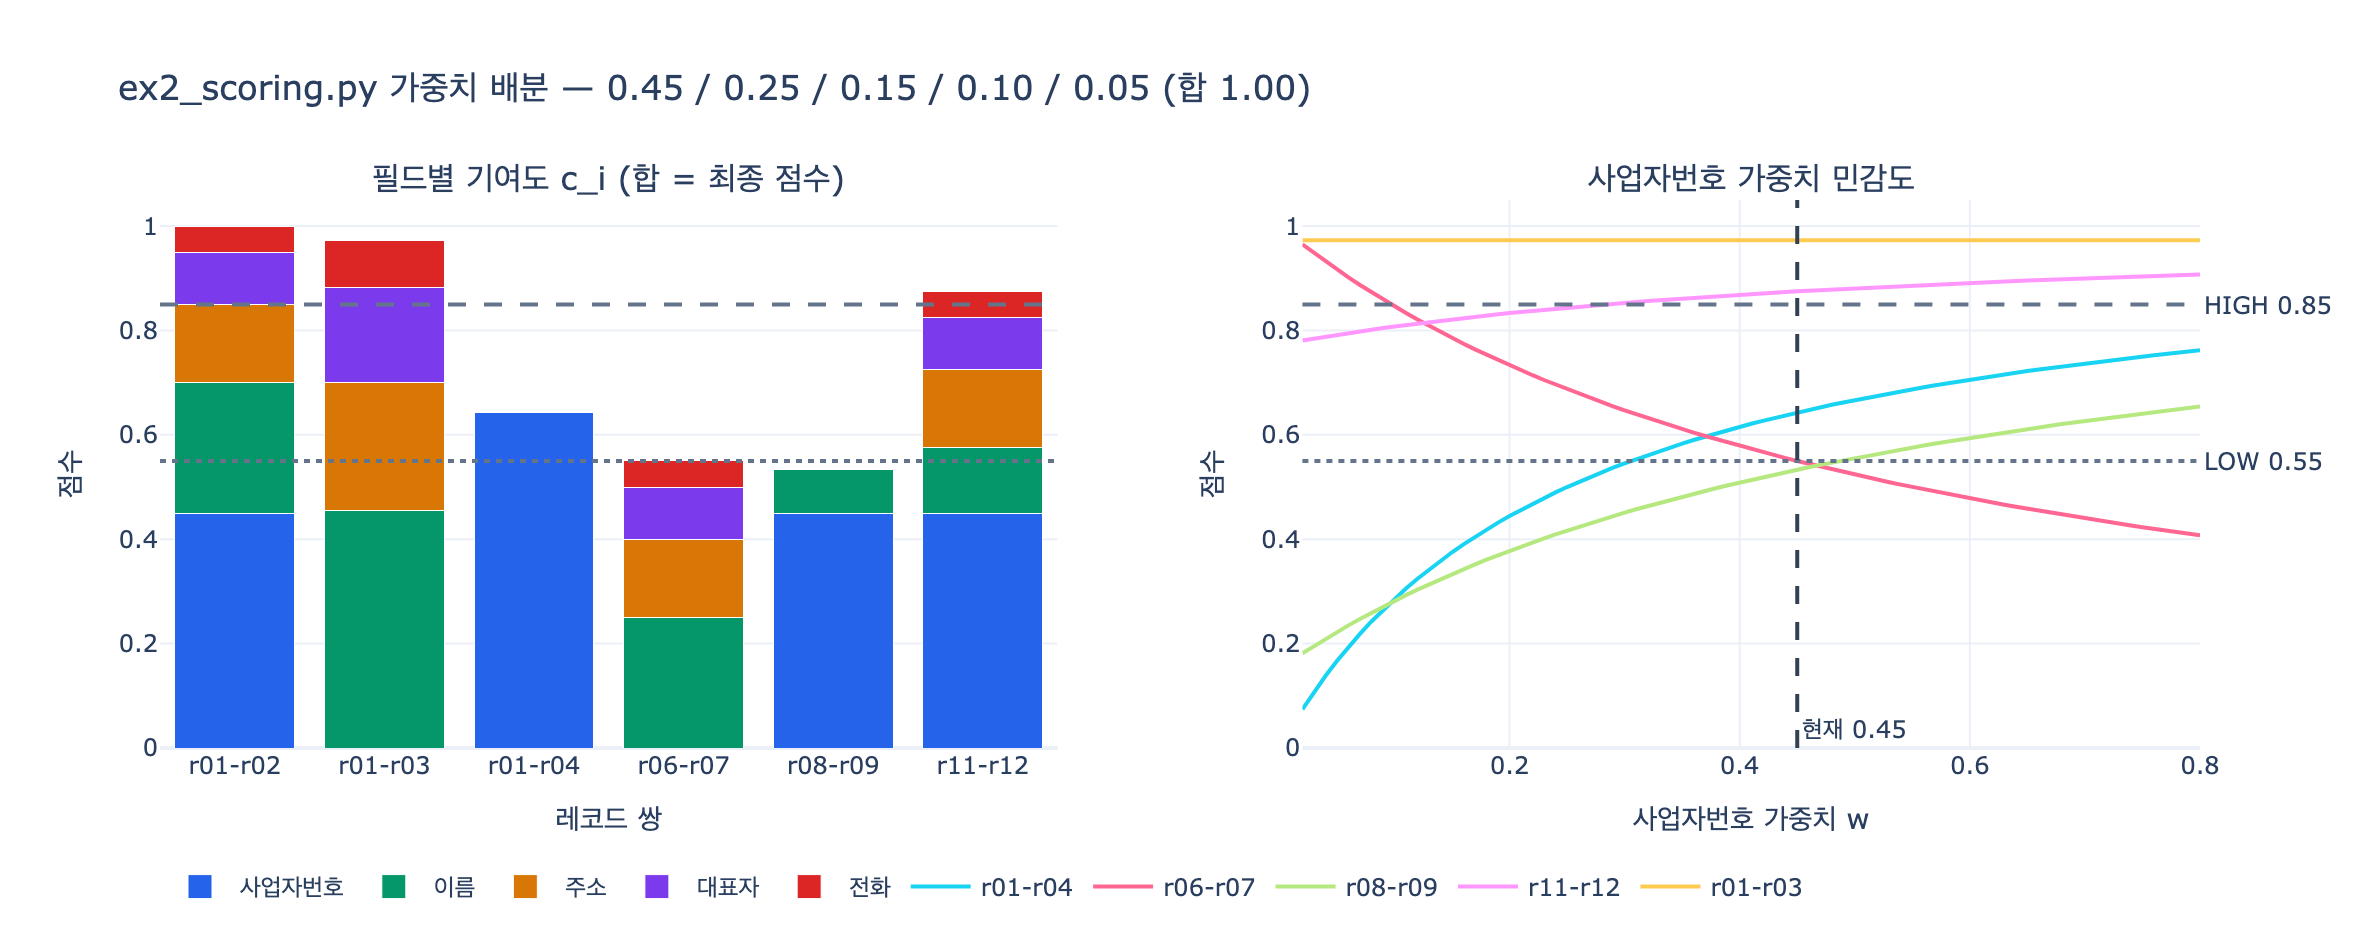

Recreate this plot in Python.
# %% [markdown]
# # `ex2_scoring.py`의 필드 가중치는 어떻게 배분되는가?
#
# 답부터 적어 둔다.
#
# | 필드 | 가중치 $w_i$ | 비교 방식 | 비중 |
# |---|---|---|---|
# | 사업자번호 | **0.45** | `exact` | 45% |
# | 이름 | **0.25** | `fuzzy` (2-gram 자카드) | 25% |
# | 주소 | **0.15** | `fuzzy` (2-gram 자카드) | 15% |
# | 대표자 | **0.10** | `exact` | 10% |
# | 전화 | **0.05** | `exact` | 5% |
#
# 합이 정확히 $1.00$이다. 그리고 이 배분에는 두 개의 설계 의도가 들어 있다.
#
# 1. **식별자에 몰아준다.** 사업자번호 하나가 나머지 네 필드(0.55)와 거의 맞먹는다.
#    법인을 유일하게 지목하는 값이니까.
# 2. **흔들리는 필드는 `fuzzy`, 딱 떨어지는 필드는 `exact`.**
#    이름·주소는 표기가 흔들리므로 유사도를 쓰고, 번호·사람 이름은 같으면 1 아니면 0이다.
#
# 여기서는 `ex2_scoring.py`의 `FIELDS`와 `score()`를 그대로 재현해서
# 어느 필드가 실제 점수의 몇 점을 만들어 냈는지 분해해 본다.

# %%
# 필요 패키지: plotly, kaleido, numpy (시각화/스윕 셀에서만 사용. 그 외는 표준 라이브러리만)
import re
from itertools import combinations


def _show(fig):
    try:
        from IPython import get_ipython
        if get_ipython() is not None:  # VSCode 셀/Jupyter에서만 렌더링
            fig.show()
    except ImportError:
        pass


# records.py 의 데이터 (id, 이름, 사업자번호, 주소, 대표자, 전화)
RECORDS = [
    ("r01", "가온테크",         "123-45-67890", "서울 강남구 테헤란로 1",   "김하늘", "02-1234-5678"),
    ("r02", "(주)가온테크",      "123-45-67890", "서울 강남구 테헤란로 1",   "김하늘", "02-1234-5678"),
    ("r03", "가온테크 주식회사",  "",             "서울 강남구 테헤란로 1길", "김하늘", "021234-5678"),
    ("r04", "GAON TECH",       "123-45-67890", "",                       "",       ""),
    ("r05", "가온테크놀로지",    "999-88-77777", "부산 해운대구 센텀로 9",   "박서준", "051-999-8877"),
    ("r06", "나루소프트",        "222-33-44444", "서울 마포구 월드컵로 2",   "이서연", "02-2222-3333"),
    ("r07", "나루소프트(주)",    "555-66-77777", "서울 마포구 월드컵로 2",   "이서연", "02-2222-3333"),
    ("r08", "다올물산 본사",     "333-44-55555", "인천 연수구 송도로 3",    "최민준", "032-333-4444"),
    ("r09", "다올물산 부산지점",  "333-44-55555", "부산 사하구 낙동로 8",    "정우진", "051-333-4444"),
    ("r10", "라온에너지",        "444-55-66666", "대전 유성구 대덕대로 4",   "한지우", "042-444-5555"),
    ("r11", "마루상사",         "666-77-88888", "광주 서구 상무로 6",      "오세훈", "062-666-7777"),
    ("r12", "머루상사",         "666-77-88888", "광주 서구 상무로 6",      "오세훈", "062-666-7777"),
]
TRUTH = {frozenset(["r01", "r02", "r03", "r04"]), frozenset(["r11", "r12"])}
BY_ID = {r[0]: r for r in RECORDS}

print(f"레코드 {len(RECORDS)}개, 정답 군집 {len(TRUTH)}개")
# 출력: 레코드 12개, 정답 군집 2개


# %% [markdown]
# ## 1. 정규화 함수와 유사도
#
# `fuzzy` 필드가 쓰는 유사도는 글자 2-gram 자카드다. 라이브러리 없이 쓸 만하다.
#
# $$\mathrm{sim}(a,b) = \frac{|G_2(a) \cap G_2(b)|}{|G_2(a) \cup G_2(b)|}$$
#
# 이름은 비교 전에 법인격 표기(`(주)`, `주식회사`, …)와 공백을 걷어 낸다.
# 그래서 「가온테크」와 「(주)가온테크」는 `fuzzy` 필드인데도 유사도 $1.0$이 나온다.
# 정규화가 `fuzzy` 가중치 0.25를 «제대로 쓰이게» 만드는 전처리다.

# %%
def norm_name(s):
    s = re.sub(r"\(주\)|주식회사|\(유\)|유한회사", "", s)
    return re.sub(r"\s+", "", s)


def norm_phone(s):
    return re.sub(r"\D", "", s or "")


def sim_str(a, b):
    """글자 2-gram 자카드."""
    def g(x):
        x = re.sub(r"\s+", "", x or "")
        return {x[i:i + 2] for i in range(len(x) - 1)} or {x}
    A, B = g(a), g(b)
    if not A or not B:
        return 0.0
    return len(A & B) / len(A | B)


for a, b in [("가온테크", "(주)가온테크"), ("가온테크", "가온테크 주식회사"),
             ("가온테크", "GAON TECH"), ("가온테크", "가온테크놀로지"),
             ("마루상사", "머루상사")]:
    print(f"{a!r:<12} vs {b!r:<18} 원문 {sim_str(a, b):.3f}  "
          f"정규화 {sim_str(norm_name(a), norm_name(b)):.3f}")
# 출력: '가온테크'       vs '(주)가온테크'          원문 0.500  정규화 1.000
# 출력: '가온테크'       vs '가온테크 주식회사'        원문 0.429  정규화 1.000
# 출력: '가온테크'       vs 'GAON TECH'        원문 0.000  정규화 0.000
# 출력: '가온테크'       vs '가온테크놀로지'          원문 0.500  정규화 0.500
# 출력: '마루상사'       vs '머루상사'             원문 0.500  정규화 0.500


# %% [markdown]
# ## 2. `FIELDS` — 가중치 배분 그 자체
#
# 배분표가 곧 코드다. 튜플 하나에 (이름, 추출 함수, 가중치, 비교 방식)이 들어 있다.

# %%
FIELDS = [
    # (이름, 추출 함수, 가중치, 비교 방식)
    ("사업자번호", lambda r: r[2], 0.45, "exact"),
    ("이름",      lambda r: norm_name(r[1]), 0.25, "fuzzy"),
    ("주소",      lambda r: r[3], 0.15, "fuzzy"),
    ("대표자",    lambda r: r[4], 0.10, "exact"),
    ("전화",      lambda r: norm_phone(r[5]), 0.05, "exact"),
]

print(f"{'필드':<10} {'가중치':>6} {'비중':>7}  방식")
print("-" * 38)
_total_w = sum(w for _, _, w, _ in FIELDS)
for name, _, w, mode in FIELDS:
    print(f"{name:<10} {w:>6.2f} {w / _total_w * 100:>6.0f}%  {mode}")
print("-" * 38)
print(f"{'합':<10} {_total_w:>6.2f} {100:>6.0f}%")
print(f"\n사업자번호(0.45) vs 나머지 넷({_total_w - 0.45:.2f}) — 거의 맞먹는다")
print(f"exact 계열 합 {0.45 + 0.10 + 0.05:.2f} / fuzzy 계열 합 {0.25 + 0.15:.2f}")
# 출력: 필드            가중치      비중  방식
# 출력: --------------------------------------
# 출력: 사업자번호        0.45     45%  exact
# 출력: 이름           0.25     25%  fuzzy
# 출력: 주소           0.15     15%  fuzzy
# 출력: 대표자          0.10     10%  exact
# 출력: 전화           0.05      5%  exact
# 출력: --------------------------------------
# 출력: 합            1.00    100%
# 출력:
# 출력: 사업자번호(0.45) vs 나머지 넷(0.55) — 거의 맞먹는다
# 출력: exact 계열 합 0.60 / fuzzy 계열 합 0.40


# %% [markdown]
# ## 3. `score()` — 빈 값은 «모름»으로 빼고 나눈다
#
# 가중치 합이 1이라서 그냥 더하면 될 것 같지만, `score()`는 굳이 한 번 더 나눈다.
#
# $$s(a,b) = \frac{\sum_{i \in U} w_i \cdot \mathrm{sim}_i(a,b)}{\sum_{i \in U} w_i},
# \qquad U = \{\,i : a_i \neq \varnothing \ \wedge\ b_i \neq \varnothing\,\}$$
#
# 한쪽이라도 비어 있는 필드는 «모름»이라 분자에서도 분모에서도 빠진다.
# 이게 핵심이다. 빈 값을 «다르다(0점)»로 세면 정보가 없는 레코드가 부당하게
# 낮은 점수를 받는다. 그래서 분모 $\sum_{i \in U} w_i$가 쌍마다 달라진다.
#
# 부수 효과가 하나 더 있다. 분모로 나누므로 **가중치의 절대 크기는 무의미하고
# 비율만 의미가 있다.** $w \to c\,w$로 전부 스케일해도 점수는 그대로다.
# 「합을 1로 맞춘다」는 건 사람이 읽기 좋게 하는 관례일 뿐이다.

# %%
def score(a, b, fields=FIELDS):
    total = 0.0
    used = 0.0
    detail = []
    for name, get, w, mode in fields:
        x, y = get(a), get(b)
        if not x or not y:          # 한쪽이 비면 그 항목은 «모름»으로 빼둔다
            detail.append((name, None, w))
            continue
        s = 1.0 if (mode == "exact" and x == y) else (
            0.0 if mode == "exact" else sim_str(x, y))
        total += w * s
        used += w
        detail.append((name, s, w))
    return (total / used if used else 0.0), detail


HIGH, LOW = 0.85, 0.55

# 가중치를 3배로 키워도 점수는 동일하다 — 정규화가 스케일을 먹는다
SCALED = [(n, g, w * 3, m) for n, g, w, m in FIELDS]
for a, b in [("r01", "r02"), ("r01", "r04"), ("r06", "r07")]:
    s1, _ = score(BY_ID[a], BY_ID[b])
    s2, _ = score(BY_ID[a], BY_ID[b], SCALED)
    print(f"{a}-{b}  원본 {s1:.3f}  ×3 {s2:.3f}  같은가: {abs(s1 - s2) < 1e-12}")
# 출력: r01-r02  원본 1.000  ×3 1.000  같은가: True
# 출력: r01-r04  원본 0.643  ×3 0.643  같은가: True
# 출력: r06-r07  원본 0.550  ×3 0.550  같은가: True


# %% [markdown]
# ## 4. 쌍별 분해 — 어느 필드가 몇 점을 냈나
#
# 필드 $i$가 최종 점수에 기여한 몫은
#
# $$c_i = \frac{w_i \cdot \mathrm{sim}_i}{\sum_{j \in U} w_j}$$
#
# 이고 $\sum_i c_i = s$다. 아래 표에서 `기여` 열이 $c_i$다.

# %%
def breakdown(a, b):
    ra, rb = BY_ID[a], BY_ID[b]
    s, detail = score(ra, rb)
    used = sum(w for _, sim, w in detail if sim is not None)
    print(f"◆ {a}-{b}   최종 {s:.3f}   (분모 Σw = {used:.2f})")
    print(f"   {'필드':<10} {'w':>5} {'sim':>6} {'기여':>7}   비고")
    for name, sim, w in detail:
        if sim is None:
            print(f"   {name:<10} {w:>5.2f} {'—':>6} {'—':>7}   모름(제외)")
        else:
            print(f"   {name:<10} {w:>5.2f} {sim:>6.3f} {w * sim / used:>7.3f}")
    print()
    return s


for pair in [("r01", "r02"), ("r03", "r04"), ("r01", "r04"),
             ("r06", "r07"), ("r08", "r09"), ("r11", "r12")]:
    breakdown(*pair)
# 출력: ◆ r01-r02   최종 1.000   (분모 Σw = 1.00)
# 출력:    필드             w    sim      기여   비고
# 출력:    사업자번호       0.45  1.000   0.450
# 출력:    이름          0.25  1.000   0.250
# 출력:    주소          0.15  1.000   0.150
# 출력:    대표자         0.10  1.000   0.100
# 출력:    전화          0.05  1.000   0.050
# 출력:
# 출력: ◆ r03-r04   최종 0.000   (분모 Σw = 0.25)
# 출력:    필드             w    sim      기여   비고
# 출력:    사업자번호       0.45      —       —   모름(제외)
# 출력:    이름          0.25  0.000   0.000
# 출력:    주소          0.15      —       —   모름(제외)
# 출력:    대표자         0.10      —       —   모름(제외)
# 출력:    전화          0.05      —       —   모름(제외)
# 출력:
# 출력: ◆ r01-r04   최종 0.643   (분모 Σw = 0.70)
# 출력:    필드             w    sim      기여   비고
# 출력:    사업자번호       0.45  1.000   0.643
# 출력:    이름          0.25  0.000   0.000
# 출력:    주소          0.15      —       —   모름(제외)
# 출력:    대표자         0.10      —       —   모름(제외)
# 출력:    전화          0.05      —       —   모름(제외)
# 출력:
# 출력: ◆ r06-r07   최종 0.550   (분모 Σw = 1.00)
# 출력:    필드             w    sim      기여   비고
# 출력:    사업자번호       0.45  0.000   0.000
# 출력:    이름          0.25  1.000   0.250
# 출력:    주소          0.15  1.000   0.150
# 출력:    대표자         0.10  1.000   0.100
# 출력:    전화          0.05  1.000   0.050
# 출력:
# 출력: ◆ r08-r09   최종 0.533   (분모 Σw = 1.00)
# 출력:    필드             w    sim      기여   비고
# 출력:    사업자번호       0.45  1.000   0.450
# 출력:    이름          0.25  0.333   0.083
# 출력:    주소          0.15  0.000   0.000
# 출력:    대표자         0.10  0.000   0.000
# 출력:    전화          0.05  0.000   0.000
# 출력:
# 출력: ◆ r11-r12   최종 0.875   (분모 Σw = 1.00)
# 출력:    필드             w    sim      기여   비고
# 출력:    사업자번호       0.45  1.000   0.450
# 출력:    이름          0.25  0.500   0.125
# 출력:    주소          0.15  1.000   0.150
# 출력:    대표자         0.10  1.000   0.100
# 출력:    전화          0.05  1.000   0.050


# %% [markdown]
# 읽을 거리가 여기 다 있다.
#
# - **r01-r02** ($1.000$): 다섯 필드가 전부 만점. 「가온테크」/「(주)가온테크」는
#   정규화 덕에 `fuzzy` 필드도 1.0이 된다. 자동 병합.
# - **r01-r04** ($0.643$): 분모가 $0.70$으로 쪼그라들었다. 주소·대표자·전화가 비었으니까.
#   사업자번호 하나가 $0.45/0.70 = 0.643$을 만들고 이름은 「GAON TECH」라 0점.
#   그래서 애매 구간($0.55 \le s < 0.85$)에 떨어져 **사람에게 간다.**
#   가중치 0.45는 «식별자 하나만으로는 자동 병합에 못 닿는다»는 위치에 놓여 있다.
# - **r03-r04** ($0.000$): 겹치는 필드가 이름 하나뿐이라 분모가 $0.25$. 유사도 0이니 총점 0.
#   같은 회사인데도 이 쌍만 보면 아무 근거가 없다. 이행성이 필요한 이유다.
# - **r06-r07** ($0.550$): 사업자번호가 다르니 0.45가 통째로 죽고, 나머지 넷이 전부 만점.
#   $0.25+0.15+0.10+0.05 = 0.55$로 딱 `LOW` 경계다. 모회사-자회사, 저자가 잘못 병합했던 쌍.
#   **나머지 넷이 다 같아도 자동 병합에 못 닿는다** — 이게 0.45를 크게 준 보상이다.
# - **r08-r09** ($0.533$): 같은 법인의 본사/지점. 사업자번호가 0.45를 채우지만
#   주소·대표자·전화가 전부 달라 `LOW` 아래로 내려가 후보에서 빠진다.
# - **r11-r12** ($0.875$): 「마루상사」/「머루상사」 오타로 이름 기여가 $0.125$뿐인데도
#   나머지가 만점이라 `HIGH`를 넘겨 자동 병합된다.

# %%
# 전체 쌍 판정 — LOW 이상만 출력
def run(fields=FIELDS, high=HIGH, low=LOW, verbose=True):
    auto, review = [], []
    for a, b in combinations(sorted(BY_ID), 2):
        s, _ = score(BY_ID[a], BY_ID[b], fields)
        if s >= low:
            (auto if s >= high else review).append((a, b, s))
            if verbose:
                print(f"{a}-{b:<7} {s:>6.3f}  {'자동 병합' if s >= high else '사람 검토'}")
    return auto, review


auto, review = run()
print(f"\n자동 {len(auto)}쌍, 검토 {len(review)}쌍 "
      f"→ 12개 레코드(66쌍) 중 사람이 볼 것은 {len(review)}쌍뿐")
# 출력: r01-r02      1.000  자동 병합
# 출력: r01-r03      0.973  자동 병합
# 출력: r01-r04      0.643  사람 검토
# 출력: r02-r03      0.973  자동 병합
# 출력: r02-r04      0.643  사람 검토
# 출력: r06-r07      0.550  사람 검토
# 출력: r11-r12      0.875  자동 병합
# 출력:
# 출력: 자동 4쌍, 검토 3쌍 → 12개 레코드(66쌍) 중 사람이 볼 것은 3쌍뿐


# %% [markdown]
# ## 5. 민감도 — 사업자번호를 $0.45 \to 0.20$으로 낮추면
#
# 가중치는 취향이 아니다. 순위와 임계 통과 여부를 직접 바꾼다.
# 사업자번호의 비중만 줄이고 나머지는 그대로 두면 어떻게 되는지 본다.
# (정규화가 있으니 다른 값을 손보지 않아도 «상대 비중»만 내려간다.)

# %%
def variant(w_bizno):
    out = []
    for name, get, w, mode in FIELDS:
        out.append((name, get, w_bizno if name == "사업자번호" else w, mode))
    return out


PAIRS = [("r01", "r02"), ("r01", "r03"), ("r01", "r04"),
         ("r06", "r07"), ("r08", "r09"), ("r11", "r12")]
LOW_W = variant(0.20)


def verdict(s):
    return "자동 병합" if s >= HIGH else ("사람 검토" if s >= LOW else "무시")


print(f"{'쌍':<9} {'w=0.45':>8} {'판정':<9} {'w=0.20':>8} {'판정':<9} 변화")
print("-" * 62)
for a, b in PAIRS:
    s1, _ = score(BY_ID[a], BY_ID[b])
    s2, _ = score(BY_ID[a], BY_ID[b], LOW_W)
    v1, v2 = verdict(s1), verdict(s2)
    mark = "" if v1 == v2 else f"→ {v1} 에서 {v2} 로"
    print(f"{a}-{b:<5} {s1:>8.3f} {v1:<9} {s2:>8.3f} {v2:<9} {mark}")
# 출력: 쌍           w=0.45 판정          w=0.20 판정        변화
# 출력: --------------------------------------------------------------
# 출력: r01-r02      1.000 자동 병합        1.000 자동 병합
# 출력: r01-r03      0.973 자동 병합        0.973 자동 병합
# 출력: r01-r04      0.643 사람 검토        0.444 무시        → 사람 검토 에서 무시 로
# 출력: r06-r07      0.550 사람 검토        0.733 사람 검토
# 출력: r08-r09      0.533 무시           0.378 무시
# 출력: r11-r12      0.875 자동 병합        0.833 사람 검토      → 자동 병합 에서 사람 검토 로


# %%
# 순위가 어떻게 뒤집히는지 (상위 6쌍)
def ranking(fields):
    rows = []
    for a, b in combinations(sorted(BY_ID), 2):
        s, _ = score(BY_ID[a], BY_ID[b], fields)
        rows.append((f"{a}-{b}", s))
    rows.sort(key=lambda t: -t[1])
    return rows[:6]


r_base, r_low = ranking(FIELDS), ranking(LOW_W)
print(f"{'순위':<5} {'w=0.45':<20} {'w=0.20':<20}")
for i, (x, y) in enumerate(zip(r_base, r_low), 1):
    print(f"{i:<5} {x[0]} {x[1]:.3f}         {y[0]} {y[1]:.3f}")
# 출력: 순위    w=0.45               w=0.20
# 출력: 1     r01-r02 1.000         r01-r02 1.000
# 출력: 2     r01-r03 0.973         r01-r03 0.973
# 출력: 3     r02-r03 0.973         r02-r03 0.973
# 출력: 4     r11-r12 0.875         r11-r12 0.833
# 출력: 5     r01-r04 0.643         r06-r07 0.733
# 출력: 6     r02-r04 0.643         r01-r04 0.444


# %% [markdown]
# 세 가지가 동시에 벌어진다.
#
# - **r06-r07이 5위로 올라온다**: $0.550 \to 0.733$. 사업자번호가 다르다는
#   «가장 강한 반대 증거»의 힘이 빠지니, 주소·대표자·전화가 같은 모회사-자회사 쌍이
#   위로 올라온다. 더 낮추면 자동 병합에 닿는다. 저자가 실제로 저지른 그 사고다.
# - **r11-r12가 자동 병합에서 떨어진다**: $0.875 \to 0.833$. 같은 회사인데 오타 하나 때문에
#   사람 손으로 넘어간다. 놓치는 쪽 비용이다.
# - **r01-r04가 목록에서 빠진다**: $0.643 \to 0.444$로 `LOW` 아래. 사업자번호밖에 없는
#   레코드는 사업자번호의 비중이 곧 자기 점수다. 후보에서 탈락하면 영영 못 만난다.

# %%
# 사업자번호 가중치를 훑으면서 각 쌍의 점수 궤적을 본다
import numpy as np

W_GRID = np.round(np.arange(0.02, 0.81, 0.01), 2)
TRACK = [("r01", "r04"), ("r06", "r07"), ("r08", "r09"), ("r11", "r12"), ("r01", "r03")]
curves = {}
for a, b in TRACK:
    curves[f"{a}-{b}"] = [score(BY_ID[a], BY_ID[b], variant(w))[0] for w in W_GRID]

print(f"{'w':>5} {'r06-r07':>8} {'r11-r12':>8} {'r01-r04':>8} {'r08-r09':>8}  {'자동':>4} {'검토':>4}")
print("-" * 56)
for w in [0.02, 0.05, 0.09, 0.10, 0.20, 0.30, 0.45, 0.60, 0.80]:
    fv = variant(w)
    a_, r_ = run(fv, verbose=False)
    row = [score(BY_ID[x], BY_ID[y], fv)[0] for x, y in
           [("r06", "r07"), ("r11", "r12"), ("r01", "r04"), ("r08", "r09")]]
    print(f"{w:>5.2f} " + " ".join(f"{v:>8.3f}" for v in row) +
          f"  {len(a_):>4} {len(r_):>4}")

# r06-r07 이 HIGH 를 넘겨 «오병합»되기 시작하는 지점
bad = [w for w in W_GRID if score(BY_ID["r06"], BY_ID["r07"], variant(w))[0] >= HIGH]
print(f"\nr06-r07(다른 법인)이 자동 병합되는 구간: w <= {max(bad):.2f}")
# 출력:     w  r06-r07  r11-r12  r01-r04  r08-r09    자동   검토
# 출력: --------------------------------------------------------
# 출력:  0.02    0.965    0.781    0.074    0.181     4    1
# 출력:  0.05    0.917    0.792    0.167    0.222     4    1
# 출력:  0.09    0.859    0.805    0.265    0.271     4    1
# 출력:  0.10    0.846    0.808    0.286    0.282     3    2
# 출력:  0.20    0.733    0.833    0.444    0.378     3    2
# 출력:  0.30    0.647    0.853    0.545    0.451     4    1
# 출력:  0.45    0.550    0.875    0.643    0.533     4    3
# 출력:  0.60    0.478    0.891    0.706    0.594     4    3
# 출력:  0.80    0.407    0.907    0.762    0.654     4    3
# 출력:
# 출력: r06-r07(다른 법인)이 자동 병합되는 구간: w <= 0.09
#
# 표를 세로로 읽으면 r06-r07(다른 법인)은 w가 커질수록 «내려가고»,
# r11-r12·r01-r04(같은 회사)는 «올라간다». 두 방향이 동시에 좋아지는 구간이
# 0.45 근처다. w를 0.09 아래로 내리면 다른 법인이 자동 병합되고,
# w를 0.10~0.30 구간에 두면 r11-r12나 r01-r04가 임계 아래로 떨어진다.


# %% [markdown]
# ## 6. 시각화
#
# 왼쪽은 쌍별 기여도 누적 막대($c_i$의 합이 최종 점수). 오른쪽은 사업자번호
# 가중치를 훑었을 때의 점수 궤적과 두 임계선이다. 오른쪽 그림에서
# r06-r07(다른 법인)과 r11-r12(같은 회사)의 곡선이 서로 반대로 움직이는 게 보인다.

# %%
import plotly.graph_objects as go
from plotly.subplots import make_subplots

PAL = {"사업자번호": "#2563eb", "이름": "#059669", "주소": "#d97706",
       "대표자": "#7c3aed", "전화": "#dc2626"}

fig = make_subplots(
    rows=1, cols=2,
    subplot_titles=("필드별 기여도 c_i (합 = 최종 점수)",
                    "사업자번호 가중치 민감도"),
    horizontal_spacing=0.12,
)

labels = [f"{a}-{b}" for a, b in PAIRS]
contrib = {name: [] for name, _, _, _ in FIELDS}
for a, b in PAIRS:
    _, detail = score(BY_ID[a], BY_ID[b])
    used = sum(w for _, sim, w in detail if sim is not None) or 1.0
    for name, sim, w in detail:
        contrib[name].append(0.0 if sim is None else w * sim / used)

for name, _, _, _ in FIELDS:
    fig.add_trace(go.Bar(x=labels, y=contrib[name], name=name,
                         marker_color=PAL[name], legendgroup="f",
                         hovertemplate="%{x} · " + name + " %{y:.3f}<extra></extra>"),
                  row=1, col=1)

for key, ys in curves.items():
    fig.add_trace(go.Scatter(x=W_GRID, y=ys, name=key, mode="lines",
                             legendgroup="p",
                             hovertemplate="w=%{x:.2f} → %{y:.3f}<extra>" + key + "</extra>"),
                  row=1, col=2)

for y, txt, dash in [(HIGH, "HIGH 0.85", "dash"), (LOW, "LOW 0.55", "dot")]:
    fig.add_hline(y=y, line_dash=dash, line_color="#64748b", row=1, col=1)
    fig.add_hline(y=y, line_dash=dash, line_color="#64748b",
                  annotation_text=txt, annotation_position="right", row=1, col=2)
fig.add_vline(x=0.45, line_dash="dash", line_color="#334155",
              annotation_text="현재 0.45", annotation_position="bottom right",
              row=1, col=2)

fig.update_layout(barmode="stack", template="plotly_white", height=470, width=1180,
                  title="ex2_scoring.py 가중치 배분 — 0.45 / 0.25 / 0.15 / 0.10 / 0.05 (합 1.00)",
                  legend=dict(orientation="h", y=-0.20, traceorder="normal"))
fig.update_yaxes(title_text="점수", range=[0, 1.05], row=1, col=1)
fig.update_yaxes(title_text="점수", range=[0, 1.05], row=1, col=2)
fig.update_xaxes(title_text="레코드 쌍", row=1, col=1)
fig.update_xaxes(title_text="사업자번호 가중치 w", row=1, col=2)

import os
_png = os.path.join(os.path.dirname(os.path.abspath(__file__)), "expy.png")
fig.write_image(_png, scale=2)
print(f"saved: {os.path.basename(_png)}")
_show(fig)
# 출력: saved: expy.png


# %% [markdown]
# ## 정리
#
# - `FIELDS` 가중치는 **사업자번호 0.45(exact), 이름 0.25(fuzzy), 주소 0.15(fuzzy),
#   대표자 0.10(exact), 전화 0.05(exact)**. 합은 1.00.
# - 식별자에 절반 가까이 몰아주고, 표기가 흔들리는 필드만 `fuzzy`로 둔다.
# - `score()`는 빈 필드를 «모름»으로 빼고 $\sum_{i \in U} w_i$로 나눈다.
#   그래서 분모가 쌍마다 다르고, 가중치의 절대 크기가 아니라 비율만 의미가 있다.
# - 0.45라는 값은 두 방향으로 동시에 맞춰져 있다.
#   식별자 하나만으로는 자동 병합에 못 닿고($0.45/0.70 = 0.643$),
#   식별자가 다르면 나머지 넷이 다 같아도 못 닿는다($0.55$).
# - 이 값을 0.20으로 낮추면 r06-r07(다른 법인)이 순위를 타고 올라오고
#   r11-r12(같은 회사)는 자동 병합에서 떨어진다. 가중치 하나가 정확도와
#   사람 검토량을 동시에 흔든다.
